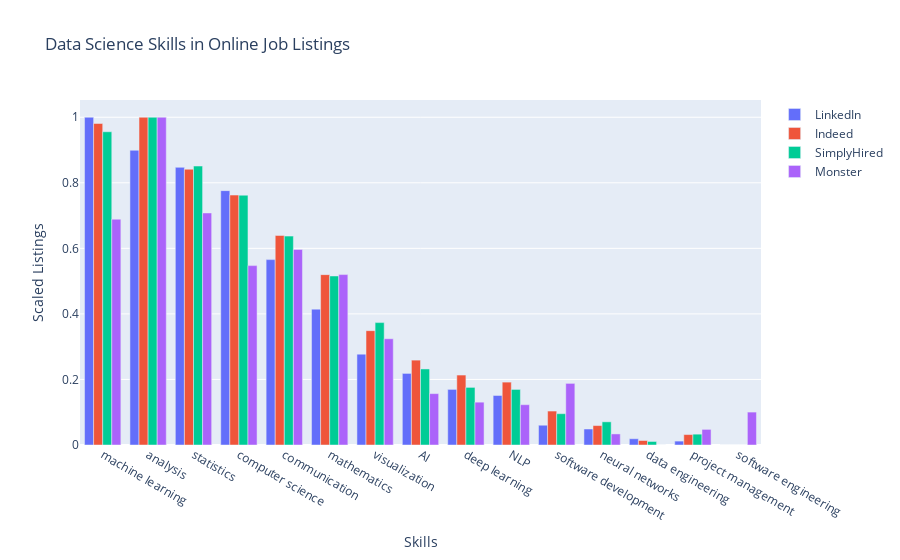

Notebook code for this chart:
### Code cell
indeed = go.Bar(x=scaled_df.index, y=y_indeed, name = "Indeed")
simply = go.Bar(x=scaled_df.index, y=y_simply, name="SimplyHired")
linked = go.Bar(x=scaled_df.index, y=y_linkedin, name="LinkedIn")
monster = go.Bar(x=scaled_df.index, y=y_monster, name="Monster")

data = [linked, indeed, simply, monster]

layout = go.Layout(
    barmode='group',
    title="Data Science Skills in Online Job Listings",
    xaxis={'title': 'Skills'},
    yaxis={'title': "Scaled Listings", 'separatethousands': True,
    }
)

fig = go.Figure(data=data, layout=layout)
py.iplot(fig)

### Figure 1 — Plotly figure (JSON) as saved in the notebook; plotly's stock layout.template omitted (floating-point values rounded to 4 significant figures)
{"data": [{"name": "LinkedIn", "type": "bar", "x": ["machine learning", "analysis", "statistics", "computer science", "communication", "mathematics", "visualization", "AI", "deep learning", "NLP", "software development", "neural networks", "data engineering", "project management", "software engineering"], "y": [1, 0.8992, 0.8472, 0.7761, 0.5656, 0.4145, 0.2772, 0.2184, 0.1696, 0.1511, 0.06033, 0.04879, 0.0191, 0.01191, 0]}, {"name": "Indeed", "type": "bar", "x": ["machine learning", "analysis", "statistics", "computer science", "communication", "mathematics", "visualization", "AI", "deep learning", "NLP", "software development", "neural networks", "data engineering", "project management", "software engineering"], "y": [0.981, 1, 0.8415, 0.7626, 0.6393, 0.5198, 0.3488, 0.259, 0.2134, 0.1919, 0.1036, 0.05928, 0.01373, 0.03183, 0]}, {"name": "SimplyHired", "type": "bar", "x": ["machine learning", "analysis", "statistics", "computer science", "communication", "mathematics", "visualization", "AI", "deep learning", "NLP", "software development", "neural networks", "data engineering", "project management", "software engineering"], "y": [0.9557, 1, 0.8511, 0.7622, 0.6373, 0.5157, 0.3734, 0.232, 0.1758, 0.1696, 0.09553, 0.07072, 0.01075, 0.03309, 0]}, {"name": "Monster", "type": "bar", "x": ["machine learning", "analysis", "statistics", "computer science", "communication", "mathematics", "visualization", "AI", "deep learning", "NLP", "software development", "neural networks", "data engineering", "project management", "software engineering"], "y": [0.689, 1, 0.708, 0.5473, 0.5966, 0.52, 0.3242, 0.1568, 0.1307, 0.123, 0.188, 0.03381, 0, 0.04765, 0.1005]}], "layout": {"barmode": "group", "title": {"text": "Data Science Skills in Online Job Listings"}, "xaxis": {"title": {"text": "Skills"}}, "yaxis": {"separatethousands": true, "title": {"text": "Scaled Listings"}}}}
